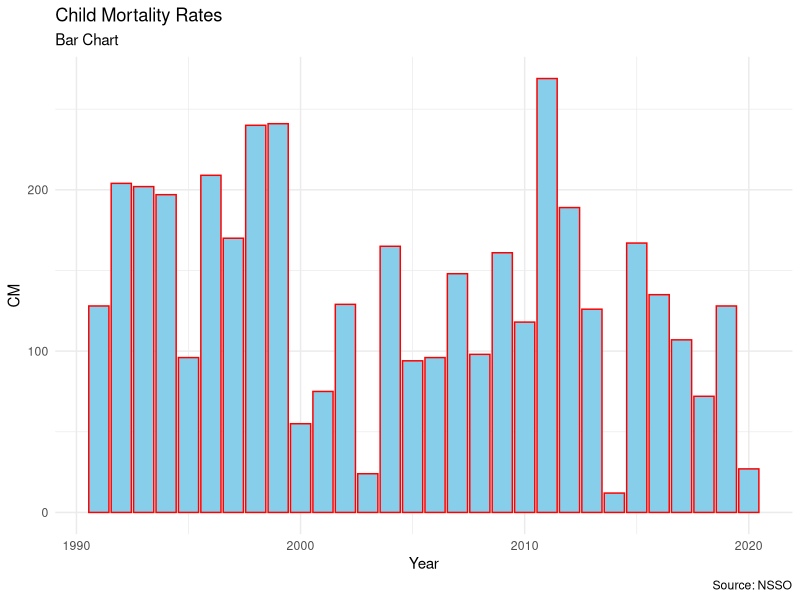

This chart was generated by the following R code:
library(tidyverse)
setwd("C:\\Users\\sakth\\Desktop\\R programming")
library(readxl)
CM_PGNP <- read_excel("CM.PGNP.xlsx", range = "A1:D31")
View(CM_PGNP)

ggplot(data=CM_PGNP)+geom_bar(aes(x=Year,y=CM),stat = 'identity',color="red", fill="skyblue")+
  theme_minimal()+
  labs(title="Child Mortality Rates",
       subtitle = "Bar Chart",
       caption = "Source: NSSO")
